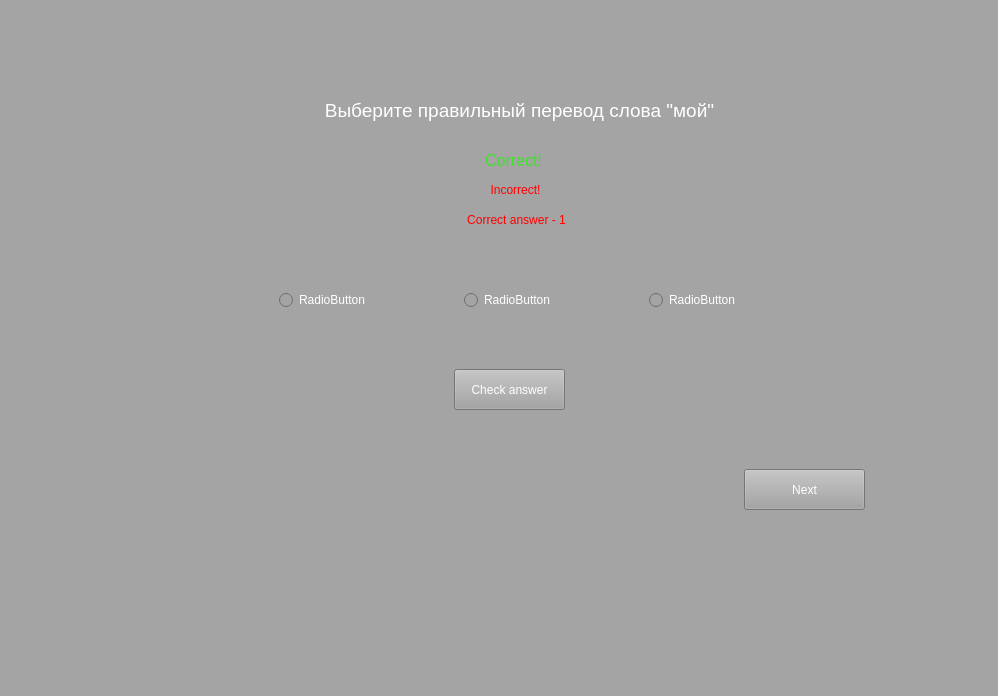
<?xml version="1.0" encoding="UTF-8"?>
<ui version="4.0">
 <class>MainWindow</class>
 <widget class="QMainWindow" name="MainWindow">
  <property name="geometry">
   <rect>
    <x>0</x>
    <y>0</y>
    <width>998</width>
    <height>696</height>
   </rect>
  </property>
  <property name="windowTitle">
   <string>MainWindow</string>
  </property>
  <property name="styleSheet">
   <string notr="true">background-color: rgb(164, 164, 164);
font: 12pt &quot;Segoe UI Historic&quot;;
color: rgb(255, 255, 255);</string>
  </property>
  <widget class="QWidget" name="centralwidget">
   <widget class="QPushButton" name="exit_btn">
    <property name="geometry">
     <rect>
      <x>10</x>
      <y>10</y>
      <width>41</width>
      <height>41</height>
     </rect>
    </property>
    <property name="text">
     <string/>
    </property>
    <property name="icon">
     <iconset>
      <normaloff>images/Program images/exit1.png</normaloff>images/Program images/exit1.png</iconset>
    </property>
    <property name="iconSize">
     <size>
      <width>50</width>
      <height>50</height>
     </size>
    </property>
    <property name="flat">
     <bool>true</bool>
    </property>
   </widget>
   <widget class="QWidget" name="horizontalLayoutWidget">
    <property name="geometry">
     <rect>
      <x>279</x>
      <y>260</y>
      <width>461</width>
      <height>80</height>
     </rect>
    </property>
    <layout class="QHBoxLayout" name="horizontalLayout">
     <item>
      <widget class="QRadioButton" name="fanswer_btn">
       <property name="text">
        <string>RadioButton</string>
       </property>
      </widget>
     </item>
     <item>
      <spacer name="horizontalSpacer">
       <property name="orientation">
        <enum>Qt::Horizontal</enum>
       </property>
       <property name="sizeHint" stdset="0">
        <size>
         <width>35</width>
         <height>17</height>
        </size>
       </property>
      </spacer>
     </item>
     <item>
      <widget class="QRadioButton" name="sanswer_btn">
       <property name="text">
        <string>RadioButton</string>
       </property>
      </widget>
     </item>
     <item>
      <spacer name="horizontalSpacer_2">
       <property name="orientation">
        <enum>Qt::Horizontal</enum>
       </property>
       <property name="sizeHint" stdset="0">
        <size>
         <width>40</width>
         <height>20</height>
        </size>
       </property>
      </spacer>
     </item>
     <item>
      <widget class="QRadioButton" name="tanswer_btn">
       <property name="text">
        <string>RadioButton</string>
       </property>
      </widget>
     </item>
    </layout>
   </widget>
   <widget class="QPushButton" name="next_btn">
    <property name="geometry">
     <rect>
      <x>744</x>
      <y>469</y>
      <width>121</width>
      <height>41</height>
     </rect>
    </property>
    <property name="text">
     <string>Next</string>
    </property>
    <property name="flat">
     <bool>false</bool>
    </property>
   </widget>
   <widget class="QPushButton" name="check_btn">
    <property name="geometry">
     <rect>
      <x>454</x>
      <y>369</y>
      <width>111</width>
      <height>41</height>
     </rect>
    </property>
    <property name="text">
     <string>Check answer</string>
    </property>
   </widget>
   <widget class="QLabel" name="c_label">
    <property name="geometry">
     <rect>
      <x>483</x>
      <y>150</y>
      <width>61</width>
      <height>21</height>
     </rect>
    </property>
    <property name="font">
     <font>
      <family>Segoe UI Historic</family>
      <pointsize>12</pointsize>
      <weight>50</weight>
      <italic>false</italic>
      <bold>false</bold>
     </font>
    </property>
    <property name="styleSheet">
     <string notr="true">color: rgb(60, 227, 42)</string>
    </property>
    <property name="text">
     <string>&lt;html&gt;&lt;head/&gt;&lt;body&gt;&lt;p align=&quot;center&quot;&gt;Correct!&lt;/p&gt;&lt;/body&gt;&lt;/html&gt;</string>
    </property>
   </widget>
   <widget class="QLabel" name="unc_label">
    <property name="geometry">
     <rect>
      <x>480</x>
      <y>180</y>
      <width>71</width>
      <height>21</height>
     </rect>
    </property>
    <property name="styleSheet">
     <string notr="true">color: rgb(255, 0, 0);</string>
    </property>
    <property name="text">
     <string>&lt;html&gt;&lt;head/&gt;&lt;body&gt;&lt;p align=&quot;center&quot;&gt;Incorrect!&lt;/p&gt;&lt;/body&gt;&lt;/html&gt;</string>
    </property>
   </widget>
   <widget class="QLabel" name="ex_text">
    <property name="geometry">
     <rect>
      <x>160</x>
      <y>90</y>
      <width>719</width>
      <height>41</height>
     </rect>
    </property>
    <property name="font">
     <font>
      <family>Segoe UI Historic</family>
      <pointsize>12</pointsize>
      <weight>50</weight>
      <italic>false</italic>
      <bold>false</bold>
     </font>
    </property>
    <property name="text">
     <string>&lt;html&gt;&lt;head/&gt;&lt;body&gt;&lt;p align=&quot;center&quot;&gt;&lt;span style=&quot; font-size:14pt;&quot;&gt;Выберите правильный перевод слова &amp;quot;мой&amp;quot;&lt;/span&gt;&lt;/p&gt;&lt;/body&gt;&lt;/html&gt;</string>
    </property>
   </widget>
   <widget class="QLabel" name="cunc_label">
    <property name="geometry">
     <rect>
      <x>446</x>
      <y>210</y>
      <width>141</width>
      <height>21</height>
     </rect>
    </property>
    <property name="styleSheet">
     <string notr="true">color: rgb(255, 0, 0);</string>
    </property>
    <property name="text">
     <string>&lt;html&gt;&lt;head/&gt;&lt;body&gt;&lt;p align=&quot;center&quot;&gt;Correct answer - 1&lt;/p&gt;&lt;/body&gt;&lt;/html&gt;</string>
    </property>
   </widget>
   <widget class="QLabel" name="duo_pix">
    <property name="geometry">
     <rect>
      <x>380</x>
      <y>430</y>
      <width>261</width>
      <height>241</height>
     </rect>
    </property>
    <property name="text">
     <string/>
    </property>
    <property name="pixmap">
     <pixmap>images/Duo/DUOCELEBRATE.png</pixmap>
    </property>
   </widget>
  </widget>
  <widget class="QStatusBar" name="statusbar"/>
 </widget>
 <resources/>
 <connections/>
</ui>
